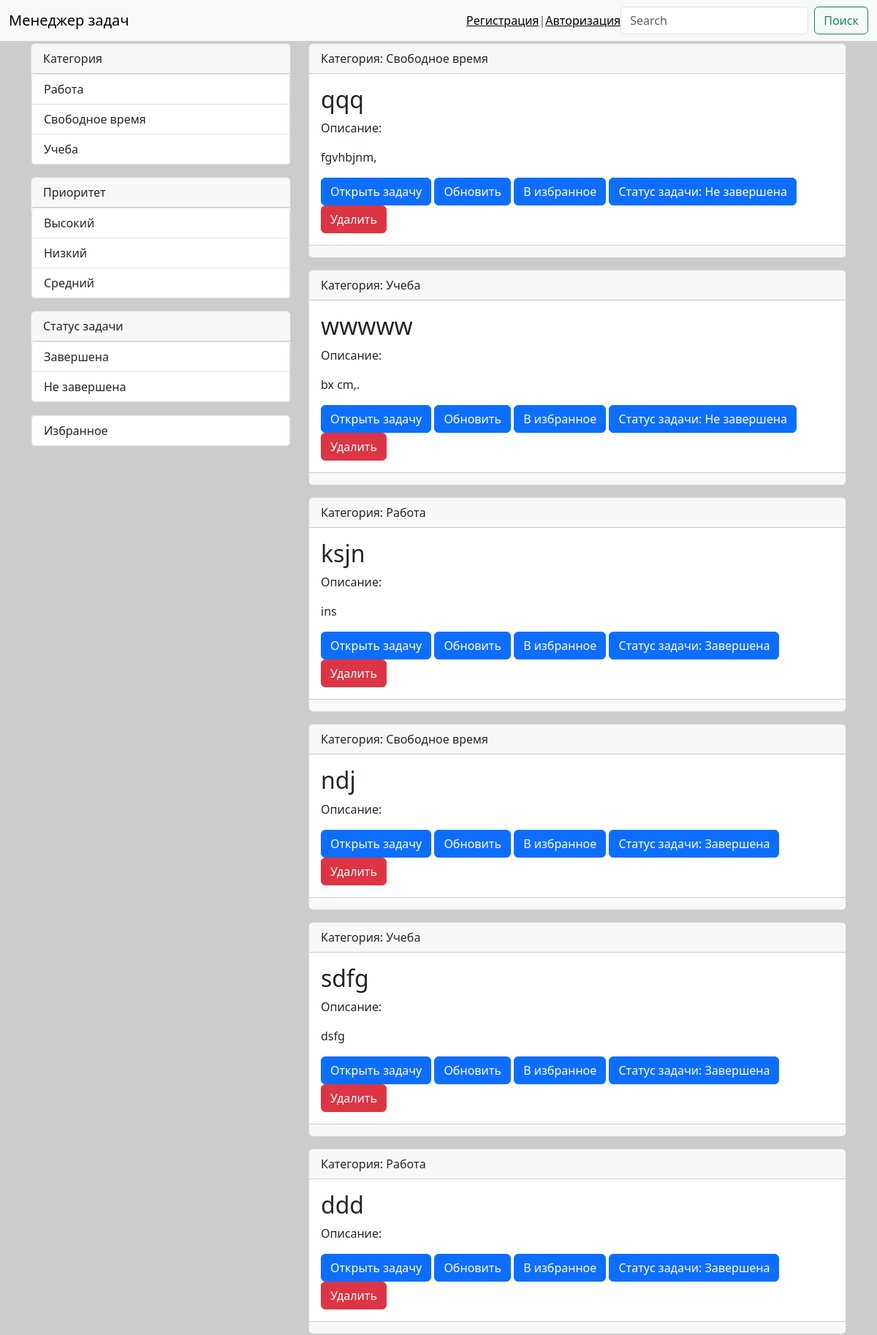
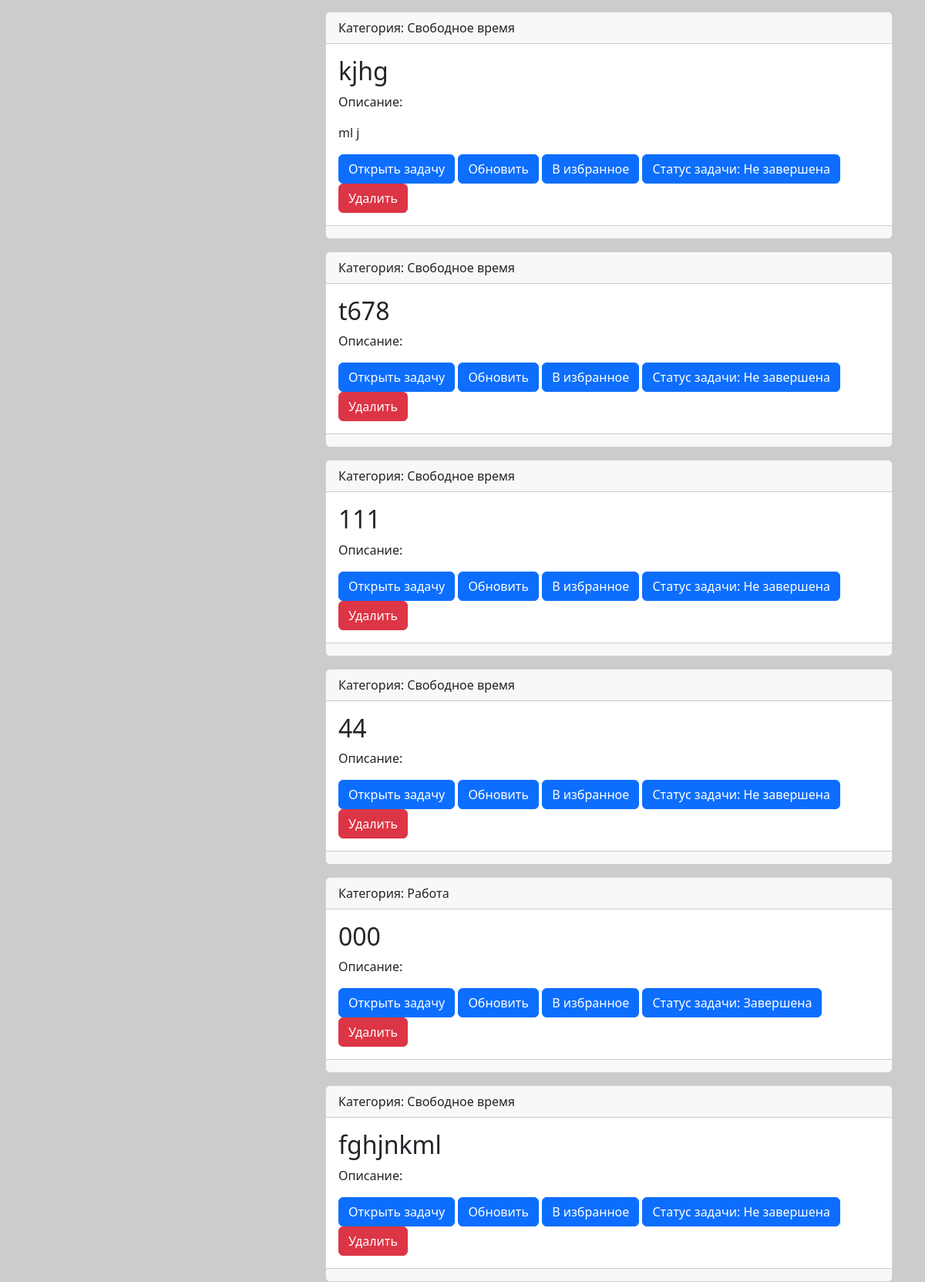
The app's page /search/ (upper part) with its own data (2 pictures, top to bottom).
### taskmanager/models.py (models this page shows, shortened)
class Category(models.Model):
    title = models.CharField(max_length=150, db_index=True, verbose_name='Категория')
    class Meta:
        verbose_name = 'Категория'
        verbose_name_plural = 'Категории'
        ordering = ['title']
    def __str__(self):
        return self.title

class Priority(models.Model):
    title = models.CharField(max_length=150, db_index=True, verbose_name='Приоритет')
    class Meta:
        verbose_name = 'Приоритет'
        verbose_name_plural = 'Приоритет'
        ordering = ['title']

class Completed(models.Model):
    title = models.CharField(max_length=150, db_index=True, verbose_name='Статус задачи')
    class Meta:
        verbose_name = 'Статус задачи'
        verbose_name_plural = 'Статусы задач'
        ordering = ['title']
    def __str__(self):
        return self.title

class Favourite(models.Model):
    title = models.CharField(max_length=150, db_index=True, verbose_name='Избранное')
    mark = models.BooleanField(default=False, verbose_name='Отметить')
    class Meta:
        verbose_name = 'Избранное'
        verbose_name_plural = 'Избранное'

class TaskManager(models.Model):
    title = models.CharField(max_length=155, verbose_name='Заголовок')
    content = models.TextField(blank=True, verbose_name='Описание')
    category = models.ForeignKey('Category', on_delete=models.PROTECT, null=True, verbose_name='Категория',
                                 blank=True)
    priority = models.ForeignKey('Priority', on_delete=models.PROTECT, null=True, verbose_name='Приоритет',
                                 blank=True)
    completed = models.ForeignKey('Completed', on_delete=models.PROTECT, null=True, verbose_name='Статус задачи',
                                  blank=True)
    favourite = models.ForeignKey('Favourite', on_delete=models.PROTECT, null=True, verbose_name='Избранное',
                                  blank=True)
    completed_at = models.DateField(verbose_name='Дата завершения', auto_now=False, null=True, blank=True)
    user = models.ForeignKey(User, on_delete=models.CASCADE, null=True)
    class Meta:
        verbose_name = 'Задача'
        verbose_name_plural = 'Задачи'
        ordering = ['completed_at']
    def get_absolute_url(self):
        return reverse('view_task', kwargs={'task_id': self.pk})
    def get_absolute_url_delete(self):
        return reverse('delete', kwargs={'task_id': self.pk})

### taskmanager/views.py (the view)
# urls.py: path('search/', search, name='search'),
def search(request):
    search_query = request.GET.get('search', '')
    if search_query:
        task_manager = TaskManager.objects.filter(Q(title__icontains=search_query) | Q(content__icontains=search_query))
    else:
        task_manager = TaskManager.objects.all()
    context = {
        'taskmanager': task_manager,
    }
    return render(request, 'taskmanager/search.html', context)

### taskmanager/templatetags/taskmanager_tags.py (called while the page is built)
@register.simple_tag()
def get_categories():
    return Category.objects.all()

@register.simple_tag()
def get_completed():
    return Completed.objects.all()

@register.simple_tag()
def get_priorities():
    return Priority.objects.all()

@register.simple_tag()
def get_favourite():
    return Favourite.objects.all()

### taskmanager/templates/taskmanager/search.html (shortened to what this page needs)
{% extends 'base.html' %}
{% block sidebar %}
{% include 'inc/_sidebar.html' %}
{% endblock %}
{% block content %}
<div class="col-md-8">
                {% for item in taskmanager %}
                <div class="card mb-3">
                    <div class="card-header">
                        Категория: {{ item.category }}
                    </div>
                    <div class="card-body">
                        <h2 class="card-title">{{ item.title }}</h2>
                        {% autoescape off %}
                        <p class="card-text">Описание: {{ item.content|linebreaks|truncatewords:50 }}</p>
                        {% endautoescape %}
                        <a href="{{ item.get_absolute_url }}" class="btn btn-primary">Открыть задачу</a>
                        <a href="#" class="btn btn-primary">Обновить</a>
                        <a href="#" class="btn btn-primary">В избранное</a>
                        <a href="#" class="btn btn-primary">Статус задачи: {{ item.completed }} </a>
                        <a href="{{ item.get_absolute_url_delete }}" class="btn btn-danger">Удалить</a>
                    </div>
                    <div class="card-footer text-muted">
                    </div>
                </div>
                {% endfor %}
            </div>
{% endblock %}

### templates/inc/_sidebar.html
{% load taskmanager_tags %}
{% get_categories as categories %}
{% get_completed as completed_s %}
{% get_priorities as priorities %}
{% get_favourite as favourites %}
<div class="col-md-4">
                <div class="card mb-3">
                    <div class="card-header">Категория</div>
                    <div class="list-group">
                    {% for item in categories %}
                    <a href="{% url 'category' item.pk %}" class="list-group-item list-group-item-action">{{ item.title }}</a>
                    {% endfor %}
                    </div>
                </div>
                <div class="col-md-12">
                    <div class="card mb-3">
                        <div class="card-header">Приоритет</div>
                        <div class="list-group">
                            {% for item in priorities %}
                            <a href="{% url 'priority' item.pk %}" class="list-group-item list-group-item-action">{{ item.title }}</a>
                            {% endfor %}
                        </div>
                    </div>
                </div>
                <div class="col-md-12">
                    <div class="card mb-3">
                        <div class="card-header">Статус задачи</div>
                        <div class="list-group">
                            {% for item in completed_s %}
                            <a href="{% url 'completed_task' item.pk %}" class="list-group-item list-group-item-action">{{ item.title }}</a>
                            {% endfor %}
                        </div>
                    </div>
                </div>
                <div class="card mb-3">
                    <div class="list-group">
                    {% for item in favourites %}
                    <a href="{% url 'favourite' item.pk %}" class="list-group-item list-group-item-action">{{ item.title }}</a>
                    {% endfor %}
                    </div>
                </div>
            </div>

### taskmanager/static/css/styles.css (style rules this page uses)
body { background-color: #ccc; }

### records on screen
Category: title "Работа"
Category: title "Свободное время"
Category: title "Учеба"
Priority: title "Высокий"
Priority: title "Низкий"
Priority: title "Средний"
Completed: title "Завершена"
Completed: title "Не завершена"
Favourite: title "Избранное"
TaskManager: category "Свободное время", title "qqq", content "fgvhbjnm,", completed "Не завершена"
TaskManager: category "Учеба", title "wwwww", content "bx cm,.", completed "Не завершена"
TaskManager: category "Работа", title "ksjn", content "ins", completed "Завершена"
TaskManager: category "Свободное время", title "ndj", completed "Завершена"
TaskManager: category "Учеба", title "sdfg", content "dsfg", completed "Завершена"
TaskManager: category "Работа", title "ddd", completed "Завершена"
TaskManager: category "Свободное время", title "kjhg", content "ml j", completed "Не завершена"
TaskManager: category "Свободное время", title "t678", completed "Не завершена"
TaskManager: category "Свободное время", title "111", completed "Не завершена"
TaskManager: category "Свободное время", title "44", completed "Не завершена"
TaskManager: category "Работа", title "000", completed "Завершена"
TaskManager: category "Свободное время", title "fghjnkml", completed "Не завершена"
